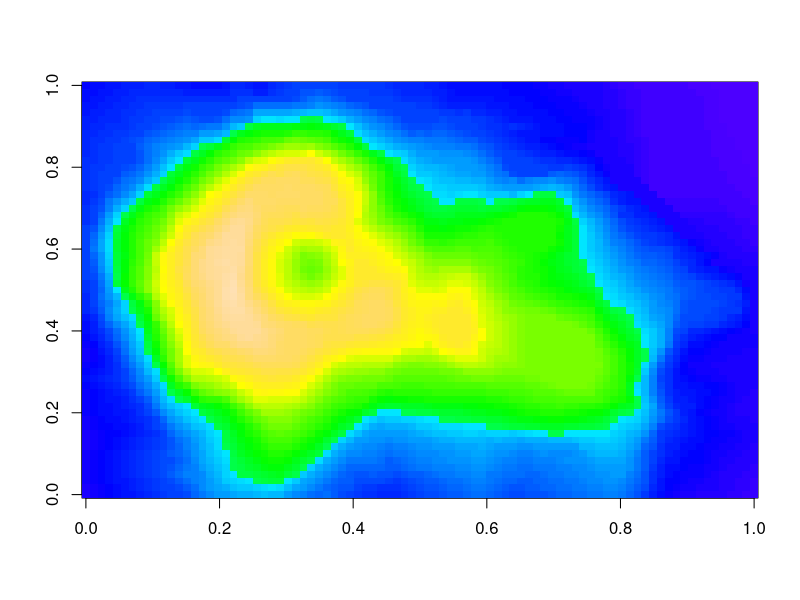

The R source for this figure:
## ---- chunk 1

# colorFunc <- "heat.colors"
#colorFunc <- "terrain.colors"
 colorFunc <- "topo.colors"
# colorFunc <- "cm.colors"
# colorFunc <- "rainbow"
## ---- chunk 2
image(volcano, col = get(colorFunc)(200))
